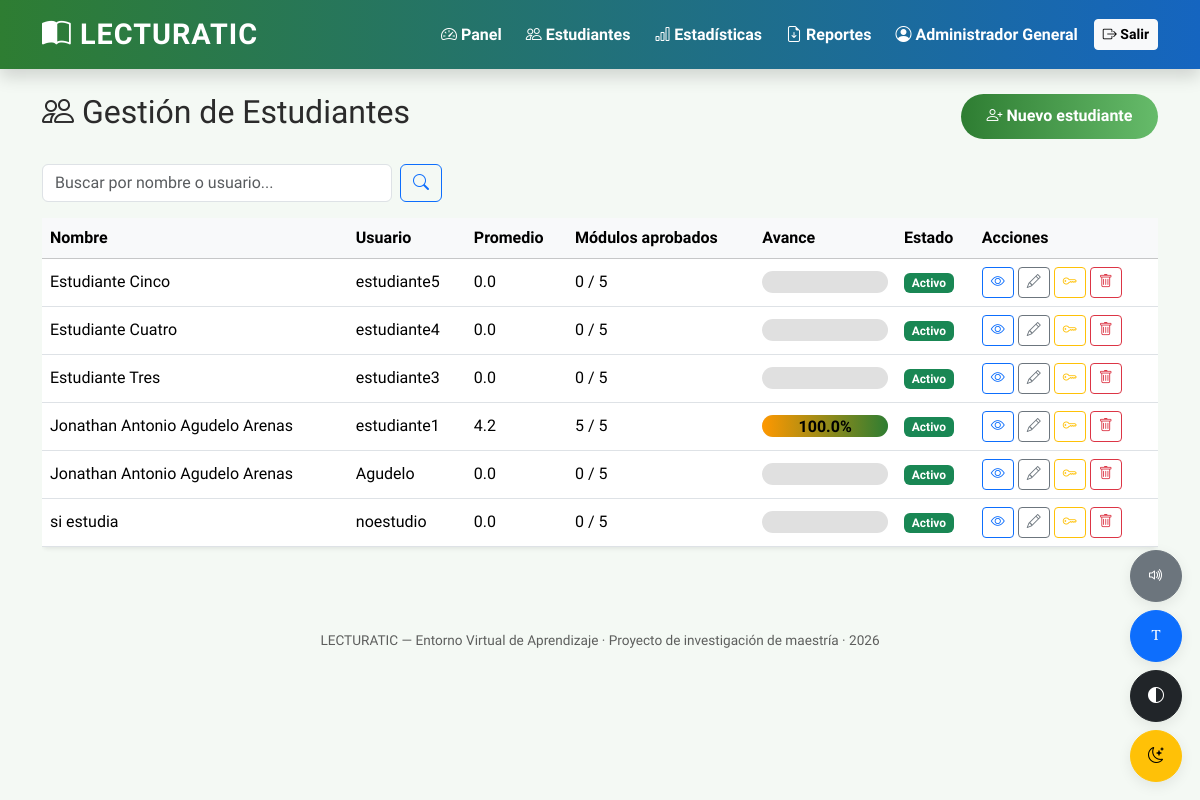
Screenshot of /admin/estudiantes (signed in) with the database file from the repository.
### tables this page shows
CREATE TABLE "usuarios" (
	"id"	INTEGER,
	"usuario"	TEXT NOT NULL UNIQUE,
	"nombre_completo"	TEXT NOT NULL,
	"password_hash"	TEXT NOT NULL,
	"rol"	NUMERIC NOT NULL CHECK("rol" IN ('admin', 'estudiante')),
	"avatar"	TEXT DEFAULT 'avatar1.png',
	"fecha_creacion"	TEXT NOT NULL,
	"ultimo_acceso"	TEXT,
	"activo"	INTEGER DEFAULT 1,
	PRIMARY KEY("id" AUTOINCREMENT)
);

### app.py (the view)
@app.route("/admin/estudiantes")
@admin_requerido
def admin_estudiantes():
    busqueda = request.args.get("q", "").strip()
    conn = get_db()
    query = "SELECT * FROM usuarios WHERE rol='estudiante'"
    params = []
    if busqueda:
        query += " AND (usuario LIKE ? OR nombre_completo LIKE ?)"
        params.extend([f"%{busqueda}%", f"%{busqueda}%"])
    query += " ORDER BY nombre_completo"
    estudiantes = conn.execute(query, params).fetchall()
    resultado = []
    for e in estudiantes:
        promedio = calcular_promedio_general(e["id"])
        aprobados = conn.execute("SELECT COUNT(*) as n FROM progreso WHERE usuario_id=? AND aprobado=1",
                                  (e["id"],)).fetchone()["n"]
        total_modulos = conn.execute("SELECT COUNT(*) as n FROM modulos").fetchone()["n"]
        porcentaje = round((aprobados / total_modulos) * 100, 1) if total_modulos else 0
        resultado.append({"usuario": e, "promedio": promedio, "aprobados": aprobados,
                           "total_modulos": total_modulos, "porcentaje": porcentaje})
    conn.close()
    return render_template("admin/estudiantes.html", estudiantes=resultado, busqueda=busqueda)

### app.py (called while the page is built)
def admin_requerido(f):
    @wraps(f)
    def decorado(*args, **kwargs):
        if "usuario_id" not in session:
            return redirect(url_for("login"))
        if session.get("rol") != "admin":
            abort(403)
        return f(*args, **kwargs)
    return decorado

### database.py (called while the page is built)
def get_db():
    conn = sqlite3.connect(DB_PATH)
    conn.row_factory = sqlite3.Row
    conn.execute("PRAGMA foreign_keys = ON")
    return conn

### logica.py (called while the page is built)
def calcular_promedio_general(usuario_id):
    conn = get_db()
    cur = conn.cursor()
    cur.execute("""
        SELECT AVG(mejor_nota) as promedio FROM progreso
        WHERE usuario_id = ? AND mejor_nota > 0
    """, (usuario_id,))
    row = cur.fetchone()
    conn.close()
    return round(row["promedio"], 1) if row and row["promedio"] else 0.0

### templates/admin/estudiantes.html (shortened to what this page needs)
{% extends "base.html" %}
{% block contenido %}
<div class="d-flex justify-content-between align-items-center mb-4">
  <h2><i class="bi bi-people"></i> Gestión de Estudiantes</h2>
  <button class="btn btn-lecturatic" data-bs-toggle="modal" data-bs-target="#modalCrear"><i class="bi bi-person-plus"></i> Nuevo estudiante</button>
</div>
<form method="GET" class="d-flex mb-3" style="max-width:400px;">
  <input type="text" class="form-control me-2" name="q" placeholder="Buscar por nombre o usuario..." value="{{ busqueda }}">
  <button class="btn btn-outline-primary"><i class="bi bi-search"></i></button>
</form>
<div class="table-responsive">
<table class="table table-hover align-middle bg-white rounded shadow-sm">
  <thead class="table-light">
    <tr>
      <th>Nombre</th><th>Usuario</th><th>Promedio</th><th>Módulos aprobados</th><th>Avance</th><th>Estado</th><th>Acciones</th>
    </tr>
  </thead>
  <tbody>
    {% for e in estudiantes %}
    <tr>
      <td>{{ e.usuario.nombre_completo }}</td>
      <td>{{ e.usuario.usuario }}</td>
      <td>{{ e.promedio }}</td>
      <td>{{ e.aprobados }} / {{ e.total_modulos }}</td>
      <td style="min-width:120px;">
        <div class="progreso-lecturatic"><div class="progress-bar" style="width:{{ e.porcentaje }}%">{{ e.porcentaje }}%</div></div>
      </td>
      <td>{% if e.usuario.activo %}<span class="badge bg-success">Activo</span>{% else %}<span class="badge bg-secondary">Inactivo</span>{% endif %}</td>
      <td>
        <div class="d-flex gap-1 flex-wrap">
          <a href="{{ url_for('admin_detalle_estudiante', usuario_id=e.usuario.id) }}" class="btn btn-sm btn-outline-primary" title="Ver progreso"><i class="bi bi-eye"></i></a>
          <button class="btn btn-sm btn-outline-secondary" data-bs-toggle="modal" data-bs-target="#modalEditar{{ e.usuario.id }}" title="Editar"><i class="bi bi-pencil"></i></button>
          <button class="btn btn-sm btn-outline-warning" data-bs-toggle="modal" data-bs-target="#modalClave{{ e.usuario.id }}" title="Restablecer clave"><i class="bi bi-key"></i></button>
          <form method="POST" action="{{ url_for('admin_eliminar_estudiante', usuario_id=e.usuario.id) }}" onsubmit="return confirmarAccion('¿Eliminar (desactivar) a {{ e.usuario.nombre_completo }}?');">
            <button type="submit" class="btn btn-sm btn-outline-danger" title="Eliminar"><i class="bi bi-trash"></i></button>
          </form>
        </div>
      </td>
    </tr>
    {% else %}
    <tr><td colspan="7" class="text-center text-muted py-4">No se encontraron estudiantes.</td></tr>
    {% endfor %}
  </tbody>
</table>
</div>
{% endblock %}

### static/css/style.css (style rules this page uses)
:root { --color-primario: #2E7D32; --color-secundario: #1565C0; --color-acento: #FF9800; --color-fondo: #F4F9F4; --color-tarjeta: #FFFFFF; --color-texto: #2B2B2B; --radio-borde: 18px; --sombra-suave: 0 4px 14px rgba(0,0,0,0.08); --fuente-base: 'Baloo 2', 'Comic Sans MS', 'Trebuchet MS', sans-serif; }
body { font-family: var(--fuente-base); background-color: var(--color-fondo); color: var(--color-texto); transition: background-color .3s ease, color .3s ease; }
.btn-lecturatic { border-radius: 50px; padding: 0.65rem 1.6rem; font-weight: 700; border: none; background: linear-gradient(90deg, var(--color-primario), #66BB6A); color: white; transition: transform .15s ease; }
.progreso-lecturatic { height: 22px; border-radius: 50px; background-color: #E0E0E0; overflow: hidden; }
.progreso-lecturatic .progress-bar { background: linear-gradient(90deg, var(--color-acento), var(--color-primario)); font-weight: 700; }

### rows the page displays
usuarios: usuario.nombre_completo "Estudiante Cinco", usuario.usuario "estudiante5"
usuarios: usuario.nombre_completo "Estudiante Cuatro", usuario.usuario "estudiante4"
usuarios: usuario.nombre_completo "Estudiante Tres", usuario.usuario "estudiante3"
usuarios: usuario.nombre_completo "Jonathan Antonio Agudelo Arenas", usuario.usuario "estudiante1"
usuarios: usuario.nombre_completo "Jonathan Antonio Agudelo Arenas", usuario.usuario "Agudelo"
usuarios: usuario.nombre_completo "si estudia", usuario.usuario "noestudio"

### other values shown
{{ session.get('nombre_completo') }} "Administrador General"
{{ e.promedio }} "0.0" "0.0" "0.0" "4.2" "0.0" "0.0"
{{ e.aprobados }} "0" "0" "0" "5" "0" "0"
{{ e.total_modulos }} "5" "5" "5" "5" "5" "5"
{{ e.porcentaje }} "100.0"
{{ 2026 }} "2026"
